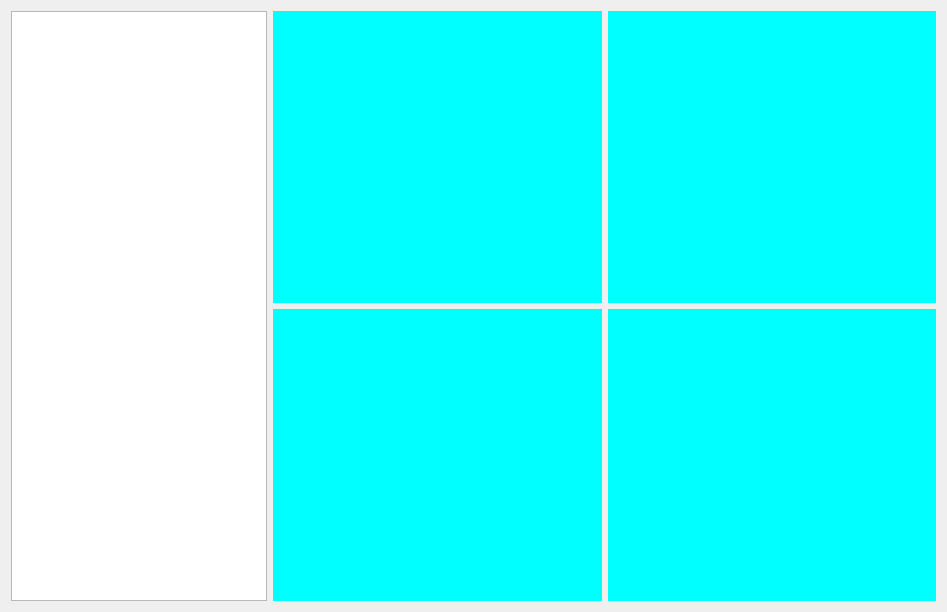
<?xml version="1.0" encoding="UTF-8"?>
<ui version="4.0">
 <class>Main</class>
 <widget class="QWidget" name="Main">
  <property name="geometry">
   <rect>
    <x>0</x>
    <y>0</y>
    <width>947</width>
    <height>612</height>
   </rect>
  </property>
  <property name="sizePolicy">
   <sizepolicy hsizetype="Preferred" vsizetype="Preferred">
    <horstretch>0</horstretch>
    <verstretch>0</verstretch>
   </sizepolicy>
  </property>
  <property name="windowTitle">
   <string>Build-a-Rocket PyGSW</string>
  </property>
  <property name="windowIcon">
   <iconset>
    <normaloff>bar.ico</normaloff>bar.ico</iconset>
  </property>
  <property name="autoFillBackground">
   <bool>false</bool>
  </property>
  <layout class="QGridLayout" name="gridLayout_2">
   <item row="0" column="0">
    <layout class="QHBoxLayout" name="horizontalLayout">
     <property name="sizeConstraint">
      <enum>QLayout::SetMaximumSize</enum>
     </property>
     <item>
      <widget class="QTextEdit" name="outputBox">
       <property name="sizePolicy">
        <sizepolicy hsizetype="Fixed" vsizetype="Expanding">
         <horstretch>0</horstretch>
         <verstretch>0</verstretch>
        </sizepolicy>
       </property>
       <property name="readOnly">
        <bool>true</bool>
       </property>
      </widget>
     </item>
     <item>
      <layout class="QGridLayout" name="gridLayout">
       <item row="1" column="0">
        <widget class="PlotWidget" name="accelGraph" native="true">
         <property name="styleSheet">
          <string notr="true">QWidget
{
background-color: rgb(0, 255, 255)
}</string>
         </property>
        </widget>
       </item>
       <item row="0" column="0">
        <widget class="PlotWidget" name="altitudeGraph" native="true">
         <property name="sizePolicy">
          <sizepolicy hsizetype="Minimum" vsizetype="Minimum">
           <horstretch>0</horstretch>
           <verstretch>0</verstretch>
          </sizepolicy>
         </property>
         <property name="styleSheet">
          <string notr="true">QWidget
{
background-color: rgb(0, 255, 255)
}</string>
         </property>
        </widget>
       </item>
       <item row="0" column="1">
        <widget class="PlotWidget" name="tempGraph" native="true">
         <property name="styleSheet">
          <string notr="true">QWidget
{
background-color: rgb(0, 255, 255)
}</string>
         </property>
        </widget>
       </item>
       <item row="1" column="1">
        <widget class="PlotWidget" name="gyroGraph" native="true">
         <property name="sizePolicy">
          <sizepolicy hsizetype="Minimum" vsizetype="Minimum">
           <horstretch>0</horstretch>
           <verstretch>0</verstretch>
          </sizepolicy>
         </property>
         <property name="styleSheet">
          <string notr="true">QWidget
{
background-color: rgb(0, 255, 255)
}</string>
         </property>
        </widget>
       </item>
      </layout>
     </item>
    </layout>
   </item>
  </layout>
 </widget>
 <customwidgets>
  <customwidget>
   <class>PlotWidget</class>
   <extends>QWidget</extends>
   <header>pyqtgraph</header>
   <container>1</container>
  </customwidget>
 </customwidgets>
 <resources/>
 <connections/>
</ui>
